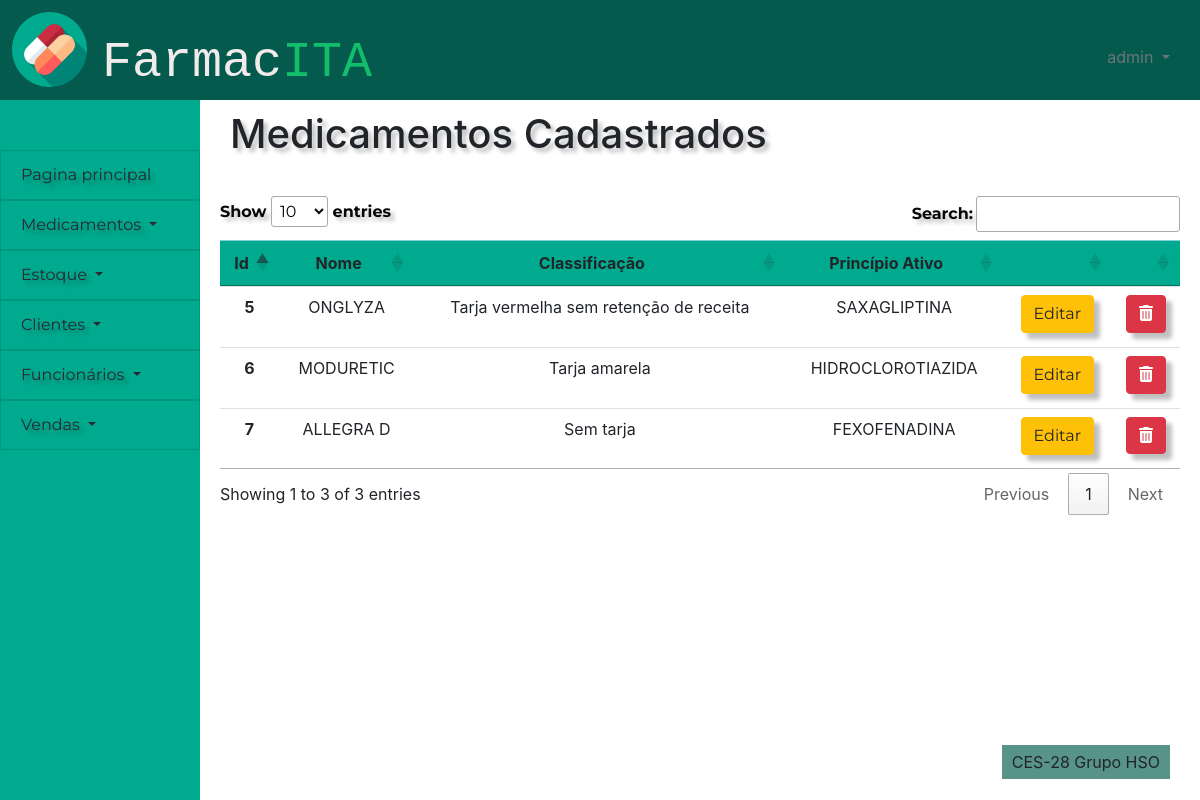
Page /cadastro_medicamentos/editar_medicamento (signed in) on the earlier database version.
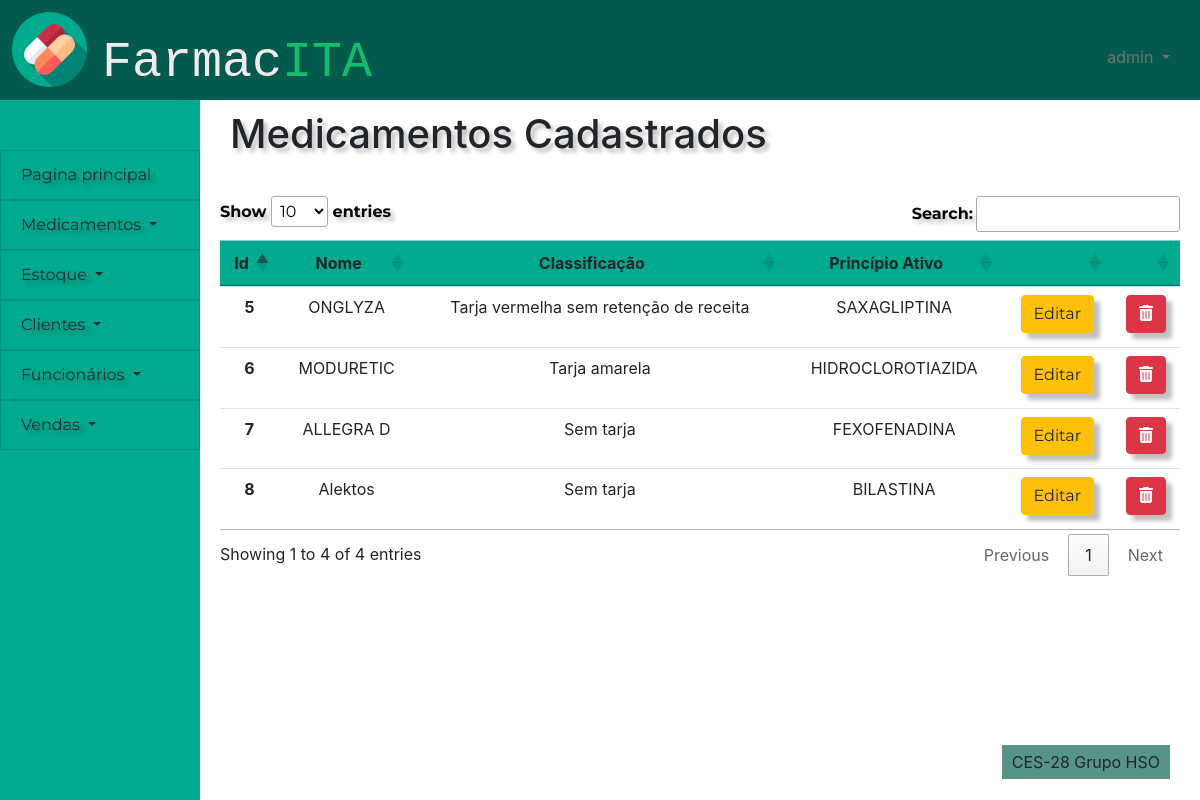
Same page on the later database version.
### cadastro_medicamentos/models.py (models this page shows, shortened)
class medicamento(models.Model):
    id_medicamento = models.AutoField(primary_key=True)
    nome_medicamento = models.CharField(max_length=100)
    classificacao = models.CharField(max_length=100, default='Sem tarja')
    principio_ativo = models.CharField(max_length=100)
    excluido = models.BooleanField(default=False)

### cadastro_medicamentos/views.py (the view, shortened to what this page needs)
# urls.py: path('editar_medicamento',views.editar_medicamento, name = 'editar_medicamento'),
def editar_medicamento(request):
    check, retorno = checar_cargo(request)
    if check:
        return retorno
    cargo = funcionario.objects.get(user=request.user).cargo
    sucesso=False
    lista = medicamento.objects.all()
    editar = False
    busca = request.GET.get('buscamedic')
    if busca:
        editar = False
        lista = medicamento.objects.filter(nome_medicamento__icontains = busca)
    delete = request.GET.get('delete')
    if delete:
        teste = medicamento.objects.filter(id_medicamento = delete)
        teste.update(excluido = True)
    editando = request.GET.get('edit')
    if editando:
        editar = True
        lista = medicamento.objects.filter(id_medicamento = editando)
    principiosativos = principio_ativo.objects.all()
    droga_list = list()
    for i in principiosativos:
        droga_list.append(i.nome_principio_ativo)
    return render(request,'medicamento/editar_medicamento.html',
    {'lista':lista,
    'editar':editar,
    "droga":droga_list,
    "sucesso":sucesso,
    'cargo':cargo}
    )

### cadastro_medicamentos/views.py (called while the page is built)
def checar_cargo(request):
    user = request.user
    if user.is_anonymous:
        return True, redirect('/')
    else:
        cargo = funcionario.objects.get(user=request.user).cargo
        if cargo == 'Caixa':
            return True, render(request,'sem_permissao.html',{'cargo':cargo})
    return False, False

### frontend/medicamento/editar_medicamento.html (shortened to what this page needs)
{% extends 'template/padrao.html' %}
{%block titulo-conteudo %}
Medicamentos Cadastrados
{% endblock %}
{% load static %}
{% block content %}
<div>
    <div class="tabela">
        <table id="medicamentos" class="table table-hover">
            <thead class="table-info">
                <tr>
                    <th scope="col">Id</th>
                    <th scope="col">Nome</th>
                    <th scope="col">Classificação</th>
                    <th scope="col">Princípio Ativo</th>
                    <th></th>
                    <th></th>
                </tr>
            </thead>
            <tbody>
            {% for i in lista %}
            {% if not i.excluido  %}
                <tr class={{i.id_medicamento}}>
                    <th scope="row">{{i.id_medicamento}}</th>
                    <td class = "nome">{{i.nome_medicamento}}</td>
                    <td class = "classificacao">{{i.classificacao}}</td>
                    <td class = "principio">{{i.principio_ativo}}</td>
                    <td>
                        <form class= "centro">
                            <button value = {{i.id_medicamento}} name = 'edit' class="btn btn-warning"  type = "submit" >Editar</button>
                        </form>
                    </td>
                    <td>
                        <form class= "centro">
                            <button  value = {{i.id_medicamento}} name = 'delete' class="btn btn-danger botao" type = "submit"><i class="fas fa-trash-alt"></i></button>
                        </form>
                    </td>
                </tr>
            {% endif %}
            {% endfor %}
        </tbody>
        </table>
    </div>
</div>
    <link rel="stylesheet" href="https://cdn.datatables.net/1.10.24/css/jquery.dataTables.min.css">
{% endblock %}

Differences in the rows shown:
added medicamento: id_medicamento "8", nome_medicamento "Alektos", classificacao "Sem tarja", principio_ativo "BILASTINA"
Other differences:
text written by a page script: "Show entries Search: Showing 1 to 3 of 3 entries Previous 1 Next" → "Show entries Search: Showing 1 to 4 of 4 entries Previous 1 Next"
